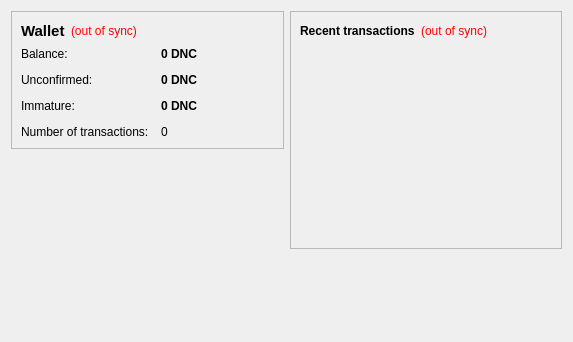
<?xml version="1.0" encoding="UTF-8"?>
<ui version="4.0">
 <class>OverviewPage</class>
 <widget class="QWidget" name="OverviewPage">
  <property name="geometry">
   <rect>
    <x>0</x>
    <y>0</y>
    <width>573</width>
    <height>342</height>
   </rect>
  </property>
  <property name="windowTitle">
   <string>Form</string>
  </property>
  <layout class="QHBoxLayout" name="horizontalLayout" stretch="1,1">
   <item>
    <layout class="QVBoxLayout" name="verticalLayout_2">
     <item>
      <widget class="QFrame" name="frame">
       <property name="frameShape">
        <enum>QFrame::StyledPanel</enum>
       </property>
       <property name="frameShadow">
        <enum>QFrame::Raised</enum>
       </property>
       <layout class="QVBoxLayout" name="verticalLayout_4">
        <item>
         <layout class="QHBoxLayout" name="horizontalLayout_4">
          <item>
           <widget class="QLabel" name="label_5">
            <property name="font">
             <font>
              <pointsize>11</pointsize>
              <weight>75</weight>
              <bold>true</bold>
             </font>
            </property>
            <property name="text">
             <string>Wallet</string>
            </property>
           </widget>
          </item>
          <item>
           <widget class="QLabel" name="labelWalletStatus">
            <property name="toolTip">
             <string>The displayed information may be out of date. Your wallet automatically synchronizes with the DragonCoin network after a connection is established, but this process has not completed yet.</string>
            </property>
            <property name="styleSheet">
             <string notr="true">QLabel { color: red; }</string>
            </property>
            <property name="text">
             <string notr="true">(out of sync)</string>
            </property>
            <property name="alignment">
             <set>Qt::AlignLeading|Qt::AlignLeft|Qt::AlignVCenter</set>
            </property>
           </widget>
          </item>
          <item>
           <spacer name="horizontalSpacer_2">
            <property name="orientation">
             <enum>Qt::Horizontal</enum>
            </property>
            <property name="sizeHint" stdset="0">
             <size>
              <width>40</width>
              <height>20</height>
             </size>
            </property>
           </spacer>
          </item>
         </layout>
        </item>
        <item>
         <layout class="QFormLayout" name="formLayout_2">
          <property name="fieldGrowthPolicy">
           <enum>QFormLayout::AllNonFixedFieldsGrow</enum>
          </property>
          <property name="horizontalSpacing">
           <number>12</number>
          </property>
          <property name="verticalSpacing">
           <number>12</number>
          </property>
          <item row="0" column="0">
           <widget class="QLabel" name="label">
            <property name="text">
             <string>Balance:</string>
            </property>
           </widget>
          </item>
          <item row="0" column="1">
           <widget class="QLabel" name="labelBalance">
            <property name="font">
             <font>
              <weight>75</weight>
              <bold>true</bold>
             </font>
            </property>
            <property name="cursor">
             <cursorShape>IBeamCursor</cursorShape>
            </property>
            <property name="toolTip">
             <string>Your current balance</string>
            </property>
            <property name="text">
             <string notr="true">0 DNC</string>
            </property>
            <property name="textInteractionFlags">
             <set>Qt::LinksAccessibleByMouse|Qt::TextSelectableByKeyboard|Qt::TextSelectableByMouse</set>
            </property>
           </widget>
          </item>
          <item row="1" column="0">
           <widget class="QLabel" name="label_3">
            <property name="text">
             <string>Unconfirmed:</string>
            </property>
           </widget>
          </item>
          <item row="1" column="1">
           <widget class="QLabel" name="labelUnconfirmed">
            <property name="font">
             <font>
              <weight>75</weight>
              <bold>true</bold>
             </font>
            </property>
            <property name="cursor">
             <cursorShape>IBeamCursor</cursorShape>
            </property>
            <property name="toolTip">
             <string>Total of transactions that have yet to be confirmed, and do not yet count toward the current balance</string>
            </property>
            <property name="text">
             <string notr="true">0 DNC</string>
            </property>
            <property name="textInteractionFlags">
             <set>Qt::LinksAccessibleByMouse|Qt::TextSelectableByKeyboard|Qt::TextSelectableByMouse</set>
            </property>
           </widget>
          </item>
          <item row="3" column="0">
           <widget class="QLabel" name="label_2">
            <property name="text">
             <string>Number of transactions:</string>
            </property>
           </widget>
          </item>
          <item row="3" column="1">
           <widget class="QLabel" name="labelNumTransactions">
            <property name="toolTip">
             <string>Total number of transactions in wallet</string>
            </property>
            <property name="text">
             <string notr="true">0</string>
            </property>
           </widget>
          </item>
          <item row="2" column="0">
           <widget class="QLabel" name="labelImmatureText">
            <property name="text">
             <string>Immature:</string>
            </property>
           </widget>
          </item>
          <item row="2" column="1">
           <widget class="QLabel" name="labelImmature">
            <property name="font">
             <font>
              <weight>75</weight>
              <bold>true</bold>
             </font>
            </property>
            <property name="toolTip">
             <string>Mined balance that has not yet matured</string>
            </property>
            <property name="text">
             <string notr="true">0 DNC</string>
            </property>
            <property name="textInteractionFlags">
             <set>Qt::LinksAccessibleByMouse|Qt::TextSelectableByKeyboard|Qt::TextSelectableByMouse</set>
            </property>
           </widget>
          </item>
         </layout>
        </item>
       </layout>
      </widget>
     </item>
     <item>
      <spacer name="verticalSpacer">
       <property name="orientation">
        <enum>Qt::Vertical</enum>
       </property>
       <property name="sizeHint" stdset="0">
        <size>
         <width>20</width>
         <height>40</height>
        </size>
       </property>
      </spacer>
     </item>
    </layout>
   </item>
   <item>
    <layout class="QVBoxLayout" name="verticalLayout_3">
     <item>
      <widget class="QFrame" name="frame_2">
       <property name="frameShape">
        <enum>QFrame::StyledPanel</enum>
       </property>
       <property name="frameShadow">
        <enum>QFrame::Raised</enum>
       </property>
       <layout class="QVBoxLayout" name="verticalLayout">
        <item>
         <layout class="QHBoxLayout" name="horizontalLayout_2">
          <item>
           <widget class="QLabel" name="label_4">
            <property name="text">
             <string>&lt;b&gt;Recent transactions&lt;/b&gt;</string>
            </property>
           </widget>
          </item>
          <item>
           <widget class="QLabel" name="labelTransactionsStatus">
            <property name="toolTip">
             <string>The displayed information may be out of date. Your wallet automatically synchronizes with the DragonCoin network after a connection is established, but this process has not completed yet.</string>
            </property>
            <property name="styleSheet">
             <string notr="true">QLabel { color: red; }</string>
            </property>
            <property name="text">
             <string notr="true">(out of sync)</string>
            </property>
            <property name="alignment">
             <set>Qt::AlignRight|Qt::AlignTrailing|Qt::AlignVCenter</set>
            </property>
           </widget>
          </item>
          <item>
           <spacer name="horizontalSpacer">
            <property name="orientation">
             <enum>Qt::Horizontal</enum>
            </property>
            <property name="sizeHint" stdset="0">
             <size>
              <width>40</width>
              <height>20</height>
             </size>
            </property>
           </spacer>
          </item>
         </layout>
        </item>
        <item>
         <widget class="QListView" name="listTransactions">
          <property name="styleSheet">
           <string notr="true">QListView { background: transparent; }</string>
          </property>
          <property name="frameShape">
           <enum>QFrame::NoFrame</enum>
          </property>
          <property name="verticalScrollBarPolicy">
           <enum>Qt::ScrollBarAlwaysOff</enum>
          </property>
          <property name="horizontalScrollBarPolicy">
           <enum>Qt::ScrollBarAlwaysOff</enum>
          </property>
          <property name="selectionMode">
           <enum>QAbstractItemView::NoSelection</enum>
          </property>
         </widget>
        </item>
       </layout>
      </widget>
     </item>
     <item>
      <spacer name="verticalSpacer_2">
       <property name="orientation">
        <enum>Qt::Vertical</enum>
       </property>
       <property name="sizeHint" stdset="0">
        <size>
         <width>20</width>
         <height>40</height>
        </size>
       </property>
      </spacer>
     </item>
    </layout>
   </item>
  </layout>
 </widget>
 <resources/>
 <connections/>
</ui>
